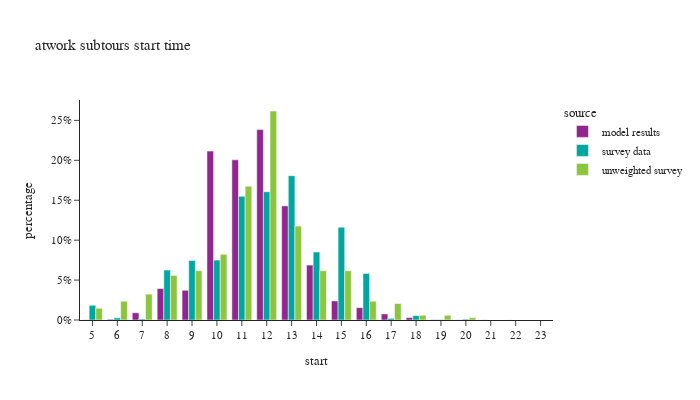

Source (notebook cell):
### Markdown cell above
## atwork subtours start time

### Code cell
df_plot = atwork_subtour.groupby(['source','start'])[['tour_weight']].sum().reset_index()
df_plot['percentage'] = df_plot.groupby(['source'], group_keys=False)['tour_weight']. \
    apply(lambda x: x / float(x.sum()))

fig = px.bar(df_plot, x="start", y="percentage", color="source",barmode="group",
             title="atwork subtours start time")
fig.for_each_annotation(lambda a: a.update(text = a.text.split("=")[-1]))
fig.update_layout(height=400, width=700, yaxis=dict(tickformat=".0%"), xaxis=dict(dtick="1"))
fig.show()

### Figure 1 — Plotly figure (JSON) as saved in the notebook; plotly's stock layout.template omitted (floating-point values rounded to 4 significant figures)
{"data": [{"alignmentgroup": "True", "hovertemplate": "source=model results<br>start=%{x}<br>percentage=%{y}<extra></extra>", "legendgroup": "model results", "marker": {"color": "#91268F", "pattern": {"shape": ""}}, "name": "model results", "offsetgroup": "model results", "orientation": "v", "showlegend": true, "textposition": "auto", "type": "bar", "x": [5.0, 6.0, 7.0, 8.0, 9.0, 10.0, 11.0, 12.0, 13.0, 14.0, 15.0, 16.0, 17.0, 18.0, 19.0, 20.0, 21.0, 22.0, 23.0], "xaxis": "x", "y": [0.0002047, 0.0009747, 0.009075, 0.03941, 0.03722, 0.2115, 0.2006, 0.2385, 0.1429, 0.06877, 0.0239, 0.01545, 0.007614, 0.002976, 0.0004278, 0.0002567, 0.0001864, 8.861e-05, 1.833e-05], "yaxis": "y"}, {"alignmentgroup": "True", "hovertemplate": "source=survey data<br>start=%{x}<br>percentage=%{y}<extra></extra>", "legendgroup": "survey data", "marker": {"color": "#00A7A0", "pattern": {"shape": ""}}, "name": "survey data", "offsetgroup": "survey data", "orientation": "v", "showlegend": true, "textposition": "auto", "type": "bar", "x": [5.0, 6.0, 7.0, 8.0, 9.0, 10.0, 11.0, 12.0, 13.0, 14.0, 15.0, 16.0, 17.0, 18.0, 19.0, 20.0], "xaxis": "x", "y": [0.01849, 0.002675, 0.001284, 0.06256, 0.07458, 0.07507, 0.155, 0.1607, 0.1808, 0.08519, 0.1162, 0.05831, 0.002089, 0.005513, 0.0006137, 0.001019], "yaxis": "y"}, {"alignmentgroup": "True", "hovertemplate": "source=unweighted survey<br>start=%{x}<br>percentage=%{y}<extra></extra>", "legendgroup": "unweighted survey", "marker": {"color": "#8CC63E", "pattern": {"shape": ""}}, "name": "unweighted survey", "offsetgroup": "unweighted survey", "orientation": "v", "showlegend": true, "textposition": "auto", "type": "bar", "x": [5.0, 6.0, 7.0, 8.0, 9.0, 10.0, 11.0, 12.0, 13.0, 14.0, 15.0, 16.0, 17.0, 18.0, 19.0, 20.0], "xaxis": "x", "y": [0.01471, 0.02353, 0.03235, 0.05588, 0.06176, 0.08235, 0.1676, 0.2618, 0.1176, 0.06176, 0.06176, 0.02353, 0.02059, 0.005882, 0.005882, 0.002941], "yaxis": "y"}], "layout": {"barmode": "group", "height": 400, "legend": {"title": {"text": "source"}, "tracegroupgap": 0}, "title": {"text": "atwork subtours start time"}, "width": 700, "xaxis": {"anchor": "y", "domain": [0.0, 1.0], "dtick": "1", "title": {"text": "start"}}, "yaxis": {"anchor": "x", "domain": [0.0, 1.0], "tickformat": ".0%", "title": {"text": "percentage"}}}}
